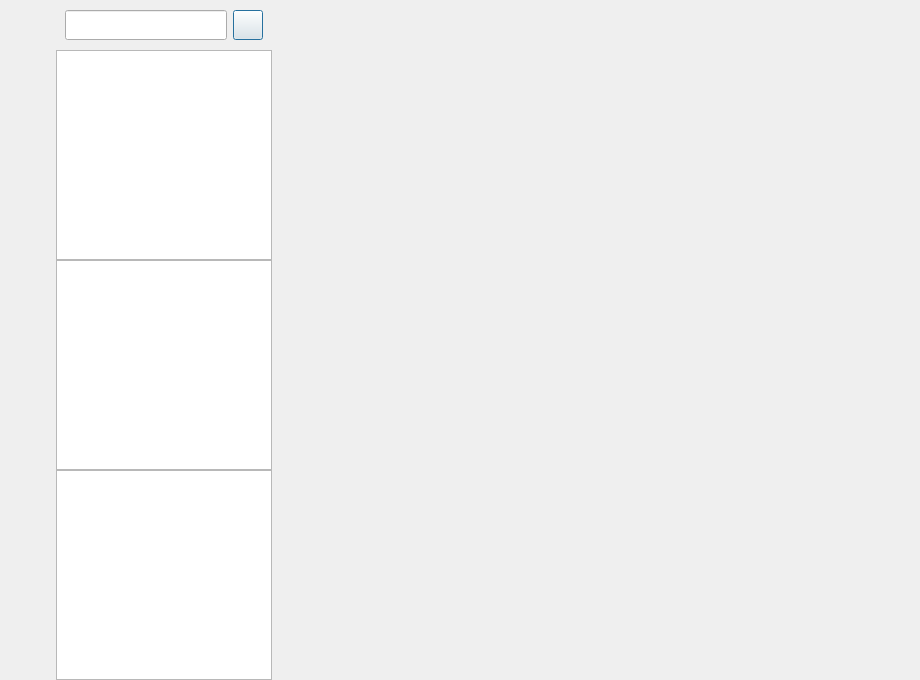
<?xml version="1.0" encoding="UTF-8"?>
<ui version="4.0">
 <class>ChatDialog</class>
 <widget class="QDialog" name="ChatDialog">
  <property name="geometry">
   <rect>
    <x>0</x>
    <y>0</y>
    <width>920</width>
    <height>680</height>
   </rect>
  </property>
  <property name="minimumSize">
   <size>
    <width>640</width>
    <height>550</height>
   </size>
  </property>
  <property name="windowTitle">
   <string>QQ</string>
  </property>
  <property name="windowIcon">
   <iconset>
    <normaloff>../image/QQ_2.png</normaloff>../image/QQ_2.png</iconset>
  </property>
  <layout class="QHBoxLayout" name="horizontalLayout" stretch="0,1,3">
   <property name="spacing">
    <number>0</number>
   </property>
   <property name="leftMargin">
    <number>0</number>
   </property>
   <property name="topMargin">
    <number>0</number>
   </property>
   <property name="rightMargin">
    <number>0</number>
   </property>
   <property name="bottomMargin">
    <number>0</number>
   </property>
   <item>
    <widget class="QWidget" name="side_bar" native="true">
     <property name="sizePolicy">
      <sizepolicy hsizetype="Fixed" vsizetype="Expanding">
       <horstretch>0</horstretch>
       <verstretch>0</verstretch>
      </sizepolicy>
     </property>
     <property name="minimumSize">
      <size>
       <width>56</width>
       <height>0</height>
      </size>
     </property>
     <property name="maximumSize">
      <size>
       <width>56</width>
       <height>16777215</height>
      </size>
     </property>
     <widget class="StateWidget" name="side_chat_lb" native="true">
      <property name="geometry">
       <rect>
        <x>14</x>
        <y>20</y>
        <width>25</width>
        <height>25</height>
       </rect>
      </property>
     </widget>
     <widget class="StateWidget" name="side_contact_lb" native="true">
      <property name="geometry">
       <rect>
        <x>14</x>
        <y>60</y>
        <width>25</width>
        <height>25</height>
       </rect>
      </property>
     </widget>
    </widget>
   </item>
   <item>
    <widget class="QWidget" name="chat_user_wig" native="true">
     <layout class="QVBoxLayout" name="verticalLayout_2">
      <property name="spacing">
       <number>0</number>
      </property>
      <property name="leftMargin">
       <number>0</number>
      </property>
      <property name="topMargin">
       <number>0</number>
      </property>
      <property name="rightMargin">
       <number>0</number>
      </property>
      <property name="bottomMargin">
       <number>0</number>
      </property>
      <item>
       <widget class="QWidget" name="search_wid" native="true">
        <property name="minimumSize">
         <size>
          <width>0</width>
          <height>50</height>
         </size>
        </property>
        <layout class="QHBoxLayout" name="horizontalLayout_2">
         <item>
          <widget class="CustomizeEdit" name="search_edit">
           <property name="minimumSize">
            <size>
             <width>0</width>
             <height>30</height>
            </size>
           </property>
          </widget>
         </item>
         <item>
          <widget class="ClickedBtn" name="add_btn">
           <property name="sizePolicy">
            <sizepolicy hsizetype="Maximum" vsizetype="Fixed">
             <horstretch>0</horstretch>
             <verstretch>0</verstretch>
            </sizepolicy>
           </property>
           <property name="minimumSize">
            <size>
             <width>30</width>
             <height>30</height>
            </size>
           </property>
           <property name="maximumSize">
            <size>
             <width>30</width>
             <height>16777215</height>
            </size>
           </property>
           <property name="text">
            <string/>
           </property>
          </widget>
         </item>
        </layout>
       </widget>
      </item>
      <item>
       <widget class="ChatUserList" name="chat_user_list">
        <property name="enabled">
         <bool>true</bool>
        </property>
       </widget>
      </item>
      <item>
       <widget class="QListWidget" name="con_user_list"/>
      </item>
      <item>
       <widget class="SearchList" name="search_list"/>
      </item>
     </layout>
    </widget>
   </item>
   <item>
    <widget class="QStackedWidget" name="stackedWidget">
     <widget class="ChatPage" name="chat_page"/>
     <widget class="QWidget" name="friend_apply_page"/>
    </widget>
   </item>
  </layout>
 </widget>
 <customwidgets>
  <customwidget>
   <class>ClickedBtn</class>
   <extends>QPushButton</extends>
   <header location="global">ClickedBtn.h</header>
  </customwidget>
  <customwidget>
   <class>CustomizeEdit</class>
   <extends>QLineEdit</extends>
   <header location="global">CustomizeEdit.h</header>
  </customwidget>
  <customwidget>
   <class>ChatUserList</class>
   <extends>QListWidget</extends>
   <header location="global">ChatUserList.h</header>
  </customwidget>
  <customwidget>
   <class>ChatPage</class>
   <extends>QWidget</extends>
   <header location="global">chatpage.h</header>
   <container>1</container>
  </customwidget>
  <customwidget>
   <class>StateWidget</class>
   <extends>QWidget</extends>
   <header location="global">StateWidget.h</header>
   <container>1</container>
  </customwidget>
  <customwidget>
   <class>SearchList</class>
   <extends>QListWidget</extends>
   <header location="global">SearchList.h</header>
  </customwidget>
 </customwidgets>
 <resources/>
 <connections/>
</ui>
